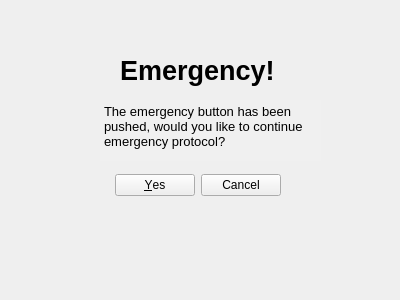
<?xml version="1.0" encoding="UTF-8"?>
<ui version="4.0">
 <class>popup</class>
 <widget class="QWidget" name="popup">
  <property name="geometry">
   <rect>
    <x>0</x>
    <y>0</y>
    <width>400</width>
    <height>300</height>
   </rect>
  </property>
  <property name="windowTitle">
   <string>Form</string>
  </property>
  <property name="autoFillBackground">
   <bool>false</bool>
  </property>
  <widget class="QWidget" name="widget" native="true">
   <property name="geometry">
    <rect>
     <x>70</x>
     <y>40</y>
     <width>261</width>
     <height>201</height>
    </rect>
   </property>
   <widget class="QDialogButtonBox" name="ConfimationButton">
    <property name="geometry">
     <rect>
      <x>40</x>
      <y>110</y>
      <width>171</width>
      <height>71</height>
     </rect>
    </property>
    <property name="baseSize">
     <size>
      <width>0</width>
      <height>0</height>
     </size>
    </property>
    <property name="standardButtons">
     <set>QDialogButtonBox::Cancel|QDialogButtonBox::Yes</set>
    </property>
   </widget>
   <widget class="QTextBrowser" name="textBrowser">
    <property name="geometry">
     <rect>
      <x>30</x>
      <y>60</y>
      <width>221</width>
      <height>61</height>
     </rect>
    </property>
    <property name="font">
     <font>
      <pointsize>16</pointsize>
     </font>
    </property>
    <property name="styleSheet">
     <string notr="true">background-color: rgb(240, 240, 240);</string>
    </property>
    <property name="frameShape">
     <enum>QFrame::NoFrame</enum>
    </property>
    <property name="frameShadow">
     <enum>QFrame::Plain</enum>
    </property>
    <property name="lineWidth">
     <number>0</number>
    </property>
    <property name="verticalScrollBarPolicy">
     <enum>Qt::ScrollBarAlwaysOff</enum>
    </property>
    <property name="horizontalScrollBarPolicy">
     <enum>Qt::ScrollBarAlwaysOff</enum>
    </property>
    <property name="markdown">
     <string>The emergency button has been pushed, would you like to continue emergency
protocol?

</string>
    </property>
    <property name="html">
     <string>&lt;!DOCTYPE HTML PUBLIC &quot;-//W3C//DTD HTML 4.0//EN&quot; &quot;http://www.w3.org/TR/REC-html40/strict.dtd&quot;&gt;
&lt;html&gt;&lt;head&gt;&lt;meta name=&quot;qrichtext&quot; content=&quot;1&quot; /&gt;&lt;style type=&quot;text/css&quot;&gt;
p, li { white-space: pre-wrap; }
&lt;/style&gt;&lt;/head&gt;&lt;body style=&quot; font-family:'MS Shell Dlg 2'; font-size:16pt; font-weight:400; font-style:normal;&quot;&gt;
&lt;p style=&quot; margin-top:10px; margin-bottom:10px; margin-left:0px; margin-right:0px; -qt-block-indent:0; text-indent:0px;&quot;&gt;&lt;span style=&quot; font-size:10pt;&quot;&gt;The emergency button has been pushed, would you like to continue emergency protocol?&lt;/span&gt;&lt;/p&gt;&lt;/body&gt;&lt;/html&gt;</string>
    </property>
   </widget>
   <widget class="QLabel" name="label">
    <property name="geometry">
     <rect>
      <x>50</x>
      <y>10</y>
      <width>161</width>
      <height>41</height>
     </rect>
    </property>
    <property name="font">
     <font>
      <pointsize>20</pointsize>
      <weight>75</weight>
      <bold>true</bold>
     </font>
    </property>
    <property name="text">
     <string>Emergency!</string>
    </property>
   </widget>
  </widget>
 </widget>
 <resources/>
 <connections/>
</ui>
